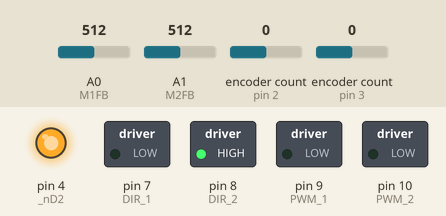
A sketch run on a simulated Arduino Uno, built with avr-gcc and run on an emulated ATmega328P. Shown: switched loads named in the sketch (green lamp = pin HIGH), output pins drawn as LEDs (lit = HIGH). The inputs (shaded band) are chosen by the test bench; at power-on: encoder count (sensors on pin 3, pin 2) 0, A0 (M1FB) = 512, A1 (M2FB) = 512. The ROS host is connected and sends only what is stated.

Above: at 1.2 s.
1.3 s: encoder count (sensor on pin 3) set to 4
At 2.2 s:
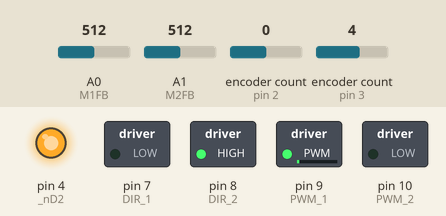
4.3 s: encoder count (sensor on pin 2) set to -1
At 6.8 s:
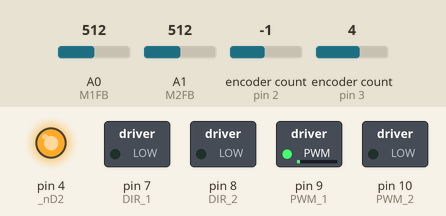
7.3 s: encoder count (sensor on pin 2) set to -2
At 8.1 s:
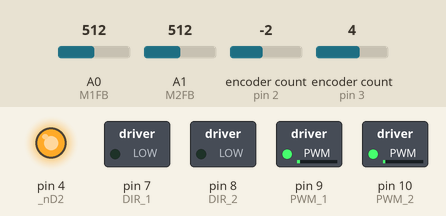
10.3 s: encoder count (sensor on pin 3) set to 8
Timing chart, 0 to 31.0 s (numbered marks = the images above; inputs shaded):
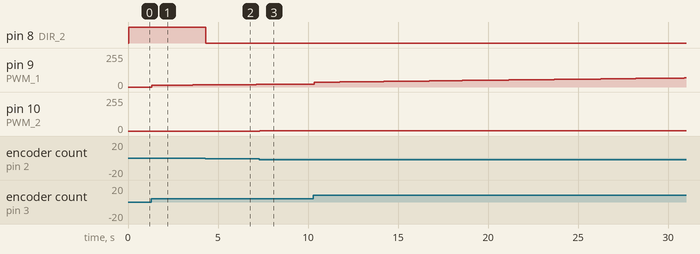

Measured:
- after the input at 1.3 s, pin 9 (PWM_1): 0/255 → 14/255 at once, → 15/255 1.1 s later, → 16/255 1.1 s later
- after the input at 4.3 s, pin 8 (DIR_2): HIGH → LOW at once
- after the input at 7.3 s, pin 10 (PWM_2): 0/255 → 1/255 at once

The sketch:

simple_ee_with_ros.ino
```cpp
/**********************************************************************************

***********************************************************************************/
#include <Encoder.h>
#include <ros.h>
#include <std_msgs/Float64MultiArray.h>


// rosrun rosserial_python serial_node.py _port:=/dev/ttyACM0 _baud:=115200
// ================================================================
// ===               PID FEEDBACK CONTROLLER                    ===
// ================================================================

// Provide PID controller gains here (use the gains from Lab 5 as your starting point

// Motor 1 requires higher gains due to larger moment of inertia
// Try 1.5 - 2.5 times the Motor 2 gains
float Kp_1 = 150.0;
float Kd_1 = 0.0;
float Ki_1 = 10.0;

// Motor 2 requires smaller gains compared to Motor 1
// Try 3 - 5 times the gains from previous lab
float Kp_2 = 100.0;
float Kd_2 = 0.0;
float Ki_2 = 10.0;

int pwm_max_m1 = 125;
int pwm_max_m2 = 255;

// control sampling period
#define period_us 50000  // 20Hz, microseconds (1 sec = 1000000 us)


// ================================================================
// ===               DFROBOT MOTOR SHIELD DEFINITION            ===
// ================================================================

const int
// motor connected to M1
PWM_1   = 9,
DIR_1   = 7;
const int
// motor connected to M2
PWM_2   = 10,
DIR_2   = 8;
int M1FB = A0; // To read current in milliamps
int M2FB = A1; // To read current in milliamps
int _nD2 = 4;
int _nSF = 12;
// ================================================================
// ===               ENCODER DEFINITION                         ===
// ================================================================

// The motor has a dual channel encoder and each has 120 counts per revolution
// The effective resolution is 480 CPR with quadrature decoding.
// Calibrate the conversion factor by hand.

float C2Rad1 = 1080/(2*PI);
float C2Rad2 = 98 * 12 * 4 / (2 * PI);

Encoder Mot1(3, 5);
Encoder Mot2(2, 6);

// ================================================================
// ===               VARIABLE DEFINITION                        ===
// ================================================================

float q_1 = 0.0, pre_q_1 = 0.0; // Current and previous joint angles of the motor 1
float q_2 = 0.0, pre_q_2 = 0.0; // Current and previous joint angles of the motor 2
float current_1 = 0.0, current_2 = 0.0;
double error_1, sum_error_1 = 0.0, d_error_1 = 0.0, filt_d_error_1 = 0.0, error_pre_1;
double error_2, sum_error_2 = 0.0, d_error_2 = 0.0, filt_d_error_2 = 0.0, error_pre_2;


float         alpha = 0.25;    // low pass filter constant
unsigned long timer;
double        loop_time = 0.01;
double        Pcontrol, Icontrol, Dcontrol;
double        pwm;
float         vc;
double        set_point_1 = 0; // Set point (desired joint position) for motor 1
double        set_point_2 = 0; // Set point (desired joint position) for motor 2


// ================================================================
// ===               ROS                   ===
// ================================================================
ros::NodeHandle node_handle;

std_msgs::Float64MultiArray enc_current_values;
void subscriberCallback(const std_msgs::Float64MultiArray& set_point_val) {
   set_point_1 = set_point_val.data[0];
   set_point_2 = set_point_val.data[1];
}

ros::Subscriber<std_msgs::Float64MultiArray> set_point_subscriber("set_point_topic", &subscriberCallback); // "set_point_topic" is the topic name, &subscriberCallback is the subscriber call back function
ros::Publisher enc_current_publisher("encoder_current_val", &enc_current_values);

// ================================================================
// ===                      INITIAL SETUP                       ===
// ================================================================

void setup() {


  // configure motor shield M1 and M2 outputs
  pinMode(PWM_1, OUTPUT);
  pinMode(DIR_1, OUTPUT);
  pinMode(PWM_2, OUTPUT);
  pinMode(DIR_2, OUTPUT);

  pinMode(M1FB,INPUT);
  pinMode(M2FB,INPUT);

  pinMode(_nD2,OUTPUT);
  digitalWrite(_nD2,HIGH);
  pinMode(_nSF,INPUT);

  node_handle.getHardware()->setBaud(115200);
  node_handle.initNode(); // Initialize node
  node_handle.advertise(enc_current_publisher);
  node_handle.subscribe(set_point_subscriber); // Subscribe to the subscriber
  delay(10);    // delay 0.1 second
}


// ================================================================
// ===                    MAIN PROGRAM LOOP                     ===
// ================================================================

void loop() {
  node_handle.subscribe(set_point_subscriber);
  if (micros() - timer >= period_us) {
    timer = micros();

    // Joint position from the encoder counts

    q_1 = Mot1.read() / C2Rad1;    // convert to radians
    q_2 = Mot2.read() / C2Rad2;    // convert to radians

    current_1 = analogRead(M1FB)*9 / 1000; // Amps
    current_2 = analogRead(M2FB)*9 / 1000; // Amps

    //float enc_current_val[4] = {q_1, q_2, set_point_1, set_point_2};
    float enc_current_val[4] = {q_1, q_2, current_1, current_2};
    enc_current_values.data = enc_current_val;
    enc_current_values.data_length = 4;

    // ================================================================
    // ===                    CONTROLLER CODE                       ===
    // ================================================================

    // PID controller for motor 1
    error_1 = set_point_1 - q_1;
    d_error_1 = (error_1 - error_pre_1) / loop_time;
    // 1st order filter to clean up noise
    filt_d_error_1 = alpha * d_error_1 + (1 - alpha) * filt_d_error_1;
    sum_error_1 += error_1 * loop_time;
    error_pre_1 = error_1;
    motorControl(DIR_1, PWM_1, error_1, d_error_1, sum_error_1, Kp_1, Kd_1, Ki_1, pwm_max_m1, 1);

    // PID controller for motor 2
    error_2 = set_point_2 - q_2;
    d_error_2 = (error_2 - error_pre_2) / loop_time;
    // 1st order filter to clean up noise
    filt_d_error_2 = alpha * d_error_2 + (1 - alpha) * filt_d_error_2;
    sum_error_2 += error_2 * loop_time;
    error_pre_2 = error_2;
    motorControl(DIR_2, PWM_2, error_2, d_error_2, sum_error_2, Kp_2, Kd_2, Ki_2, pwm_max_m2, 2);

    //  delay(30);


    enc_current_publisher.publish(&enc_current_values);
    //node_handle.spinOnce();
  }
  loop_time = (micros() - timer) / 1000000.0;  //compute actual sample time
  node_handle.spinOnce();
}


// ================================================================
// ===                   MOTOR CONTROLLER                       ===
// ================================================================

void motorControl(int DIR_x, int PWM_x, float error, float d_error, float sum_error, float Kp_x, float Kd_x, float Ki_x, int pwm_max, int motor)
{
  float pwm_command;

  Pcontrol = error * Kp_x;
  Icontrol = sum_error * Ki_x;
  Dcontrol = d_error * Kd_x;

  Icontrol = constrain(Icontrol, -1*pwm_max, pwm_max);  // I control saturation limits for anti-windup

  pwm_command = Pcontrol + Icontrol + Dcontrol;

  if (pwm_command > 0)
  {
    if(motor==1)
    {
      digitalWrite(DIR_x, HIGH);
    }
    else
    {
      digitalWrite(DIR_x, LOW);
    }
    analogWrite(PWM_x, (int) constrain(pwm_command, 0, pwm_max));

  }
  else
  {
    if(motor==1)
    {
      digitalWrite(DIR_x, LOW);
    }
    else
    {
      digitalWrite(DIR_x, HIGH);
    }
    analogWrite(PWM_x, (int) constrain(abs(pwm_command), 0, pwm_max));
  }
  //delay(2);
}
```
